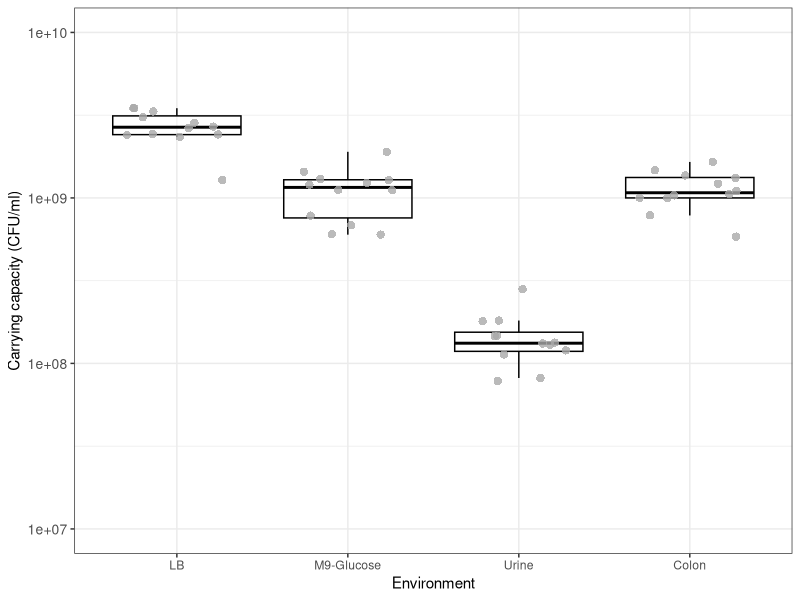
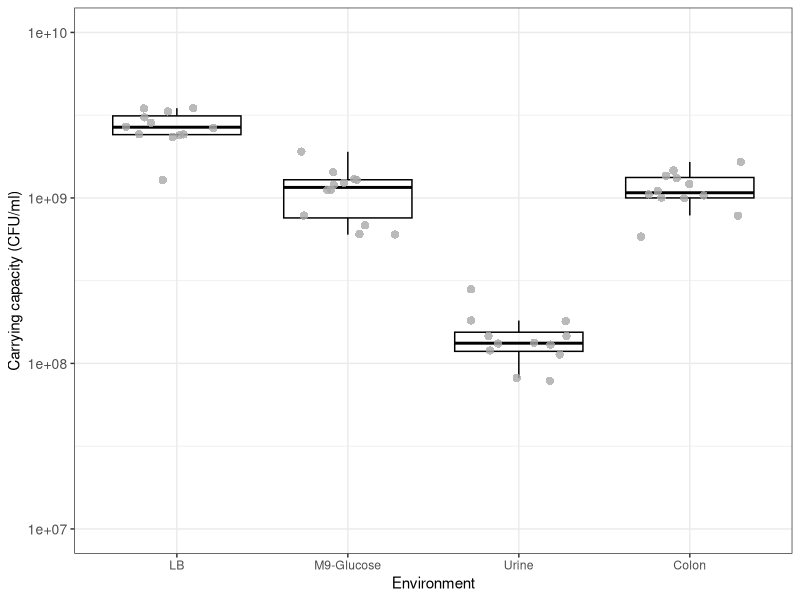

Reproduce these figures in R, in order.
library(ggplot2)

#Import data - Carrying capacity measurements of ancestors grown in 4 assay environments
#Dataset includes mean concentration values (CFU/ml) of two technical replicates
figS2data<-read.csv("FigS2-data.csv",na.strings = c("na"),header = T, sep = ",")
str(figS2data)

#Reorder categorical variables
m<-c("LB","M9-Glucose","Urine","Colon")
figS2data$Environment<-factor(figS2data$Environment,levels=m)
figS2data

plotfigS2<-ggplot(data=figS2data,aes(x=Environment,y=CFU_per_ml))+
  theme_bw()+
  geom_boxplot(color="black",size=0.5,alpha=0.4,outlier.shape=NA)+
  geom_point(pch=16,color='darkgray',alpha=0.8,size=2.5,position = position_jitter(width=0.3))+
  scale_y_continuous(trans='log',limits=c(10^7,10^10),breaks=c(10^6,10^7,10^8,10^9,10^10))+
  labs(x="Environment",y="Carrying capacity (CFU/ml)")+
  theme(axis.text.y = element_text(size=10))
plotfigS2
ggsave("FigS2-final.png", plot = plotfigS2, dpi=1200,width =10, height = 10, units = "cm",bg='white')
